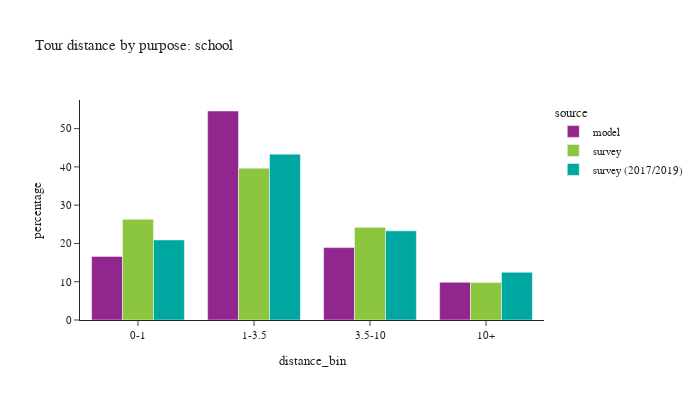

Notebook cell for this chart:
### Code cell
plot_bins(tour, tour['pdpurp'] == 2, 'school')

### Figure 1 — Plotly figure (JSON) as saved in the notebook; plotly's stock layout.template omitted (floating-point values rounded to 4 significant figures)
{"data": [{"alignmentgroup": "True", "customdata": [[95523], [313785], [108671], [56692]], "hovertemplate": "source=model<br>distance_bin=%{x}<br>percentage=%{y}<br>sample count=%{customdata[0]}<extra></extra>", "legendgroup": "model", "marker": {"color": "#91268F", "pattern": {"shape": ""}}, "name": "model", "offsetgroup": "model", "orientation": "v", "showlegend": true, "textposition": "auto", "type": "bar", "x": ["0-1", "1-3.5", "3.5-10", "10+"], "xaxis": "x", "y": [16.62, 54.6, 18.91, 9.865], "yaxis": "y"}, {"alignmentgroup": "True", "customdata": [[157], [284], [150], [60]], "hovertemplate": "source=survey<br>distance_bin=%{x}<br>percentage=%{y}<br>sample count=%{customdata[0]}<extra></extra>", "legendgroup": "survey", "marker": {"color": "#8CC63E", "pattern": {"shape": ""}}, "name": "survey", "offsetgroup": "survey", "orientation": "v", "showlegend": true, "textposition": "auto", "type": "bar", "x": ["0-1", "1-3.5", "3.5-10", "10+"], "xaxis": "x", "y": [26.33, 39.68, 24.21, 9.778], "yaxis": "y"}, {"alignmentgroup": "True", "customdata": [[388], [805], [360], [93]], "hovertemplate": "source=survey (2017/2019)<br>distance_bin=%{x}<br>percentage=%{y}<br>sample count=%{customdata[0]}<extra></extra>", "legendgroup": "survey (2017/2019)", "marker": {"color": "#00A7A0", "pattern": {"shape": ""}}, "name": "survey (2017/2019)", "offsetgroup": "survey (2017/2019)", "orientation": "v", "showlegend": true, "textposition": "auto", "type": "bar", "x": ["0-1", "1-3.5", "3.5-10", "10+"], "xaxis": "x", "y": [20.92, 43.33, 23.29, 12.47], "yaxis": "y"}], "layout": {"barmode": "group", "font": {"size": 11}, "height": 400, "legend": {"title": {"text": "source"}, "tracegroupgap": 0}, "title": {"text": "Tour distance by purpose: school"}, "width": 700, "xaxis": {"anchor": "y", "domain": [0.0, 1.0], "title": {"text": "distance_bin"}}, "yaxis": {"anchor": "x", "domain": [0.0, 1.0], "title": {"text": "percentage"}}}}
